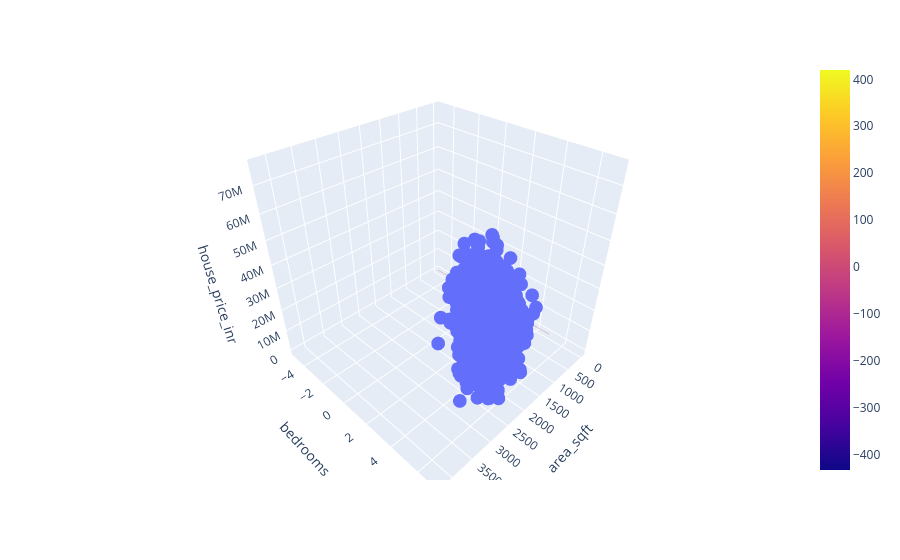

Source (notebook cell):
### Code cell
fig = px.scatter_3d(df, x='area_sqft', y='bedrooms', z='house_price_inr')

fig.add_trace(go.Surface(x = x, y = y, z =z ))

fig.show()

### Figure 1 — Plotly figure (JSON) as saved in the notebook; plotly's stock layout.template omitted (floating-point values rounded to 4 significant figures; data arrays with more than 128 entries replaced by an {"elided": "..."} marker saying what was removed)
{"data": [{"hovertemplate": "area_sqft=%{x}<br>bedrooms=%{y}<br>house_price_inr=%{z}<extra></extra>", "legendgroup": "", "marker": {"color": "#636efa", "symbol": "circle"}, "mode": "markers", "name": "", "scene": "scene", "showlegend": false, "type": "scatter3d", "x": {"elided": "4200 int values"}, "y": {"elided": "4200 int values"}, "z": {"elided": "4200 int values"}}, {"type": "surface", "x": [-5.0, -3.889, -2.778, -1.667, -0.5556, 0.5556, 1.667, 2.778, 3.889, 5.0], "y": [-5.0, -3.889, -2.778, -1.667, -0.5556, 0.5556, 1.667, 2.778, 3.889, 5.0], "z": [[-433.3, -344.3, -255.3, -166.3, -77.37, 11.6, 100.6, 189.5, 278.5, 367.5], [-427.4, -338.5, -249.5, -160.5, -71.53, 17.44, 106.4, 195.4, 284.4, 373.3], [-421.6, -332.6, -243.6, -154.7, -65.69, 23.29, 112.3, 201.2, 290.2, 379.2], [-415.7, -326.8, -237.8, -148.8, -59.84, 29.13, 118.1, 207.1, 296.1, 385.0], [-409.9, -320.9, -231.9, -143.0, -54.0, 34.97, 123.9, 212.9, 301.9, 390.9], [-404.1, -315.1, -226.1, -137.1, -48.16, 40.82, 129.8, 218.8, 307.7, 396.7], [-398.2, -309.2, -220.3, -131.3, -42.31, 46.66, 135.6, 224.6, 313.6, 402.6], [-392.4, -303.4, -214.4, -125.4, -36.47, 52.5, 141.5, 230.5, 319.4, 408.4], [-386.5, -297.5, -208.6, -119.6, -30.63, 58.35, 147.3, 236.3, 325.3, 414.2], [-380.7, -291.7, -202.7, -113.8, -24.78, 64.19, 153.2, 242.1, 331.1, 420.1]]}], "layout": {"legend": {"tracegroupgap": 0}, "margin": {"t": 60}, "scene": {"domain": {"x": [0, 1], "y": [0, 1]}, "xaxis": {"title": {"text": "area_sqft"}}, "yaxis": {"title": {"text": "bedrooms"}}, "zaxis": {"title": {"text": "house_price_inr"}}}}}
